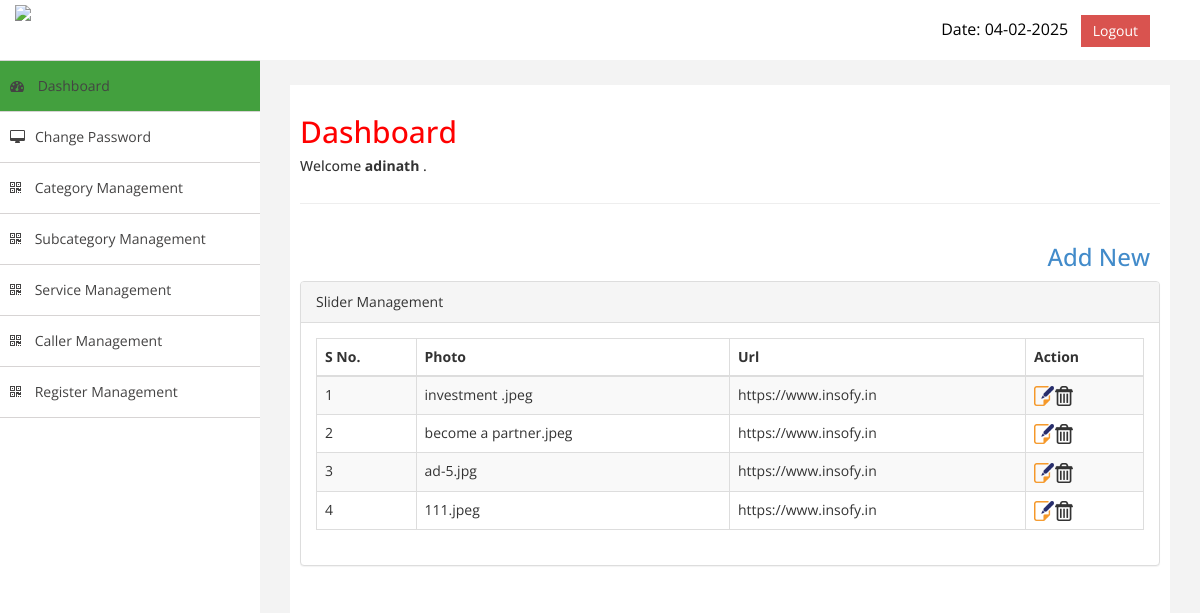
The page /secure_panel_adinath/slider-mgmt.php (signed in) on the database its author committed.
### tables this page shows
CREATE TABLE `slider` (
  `id` int(11) NOT NULL,
  `photo` varchar(255) NOT NULL,
  `url` varchar(255) NOT NULL,
  `status` varchar(30) NOT NULL
);

### secure_panel_adinath/com/sqlConnection.php (called while the page is built, shortened)
<?php
  class sqlConnection {
	  private $conn;
	  public function __construct(){
	  $this->host = "localhost";
		  $this->user = "root";
		  $this->pass = '$lRP$~gH+~F4';
		  $this->database = "tenac4dh_adinath";
		 $conn=$this->conn = mysqli_connect( $this->host,$this->user,$this->pass,$this->database) or die( "<center><span style='color:red; !!!</span></center>" );
	  }
	  public function fireQuery( $qry ) {
		  if( !empty( $qry ) ) {
			  $this->query = mysqli_query($this->conn, $qry );
			  return $this->query;
		  }
		  else {
			  die( "<center><span style='color:red; font-weight:bold'>Database Table Error !!!</span></center>" );
		  }
	  }
	  public function fetchAssoc( $param ){
			  if(!empty( $param ) ){
				  if( mysqli_num_rows( $param ) > 0 ) {
					  while( $rs = mysqli_fetch_assoc( $param ) ) {
					  $arr[] = $rs;
					  }
				  return $arr;
			  } else {
				 return NULL;
			  }
		  }
	  }
  }
?>

### secure_panel_adinath/com/functions.php (called while the page is built, shortened)
<?php
	function siteEncrypt( $txt ){
		return base64_encode( trim( $txt ) );
	}
?>

### secure_panel_adinath/slider-mgmt.php (the view, shortened to what this page needs)
<?php include_once("inc/header.php");
include_once("com/Slider.php");
?>
<div class="quick" style=""><a href="add-edit-slider.php?action=add"  style="float:right; padding-right:10px;"><h3>Add New</h3></a></div>
            <div class="row">
                <div class="col-md-12">
                    <div class="panel panel-default">
                        <div class="panel-heading">
                             Slider Management                           </div>
                        <div class="panel-body">
                            <div class="table-responsive">
                                <table class="table table-striped table-bordered table-hover" id="dataTables-example">
                                    <thead>
                                        <tr>
                                            <th>S No.</th>
                                            <th>Photo</th>
                                            <th>Url</th>
                                            <th>Action</th>
                                        </tr>
                                    </thead>
                                    <tbody>
                                        <?php
            $select = $db->fetchAssoc($db->fireQuery("select * from `slider` order by id desc"));
            for($i=0;$i<count($select);$i++) {
	    ?>
                                        <tr class="odd gradeX">
                                            <td><?php echo $i+1;?></td>
                                           <td><?php echo $select[$i]['photo'];?></td>
                                           <td><?php echo $select[$i]['url'];?></td>
										     <td class="center"><a href="add-edit-slider.php?action=edit&&id=<?php echo siteEncrypt($select[$i]["id"]);?>" style="background-image: none;float: left;"><img src="images/edit_icon.png" alt="Edit" title="Edit" /></a>
               <?php if($_SESSION['admin-type']!='Editor'){?> <a href="slider-mgmt.php?action=delete&&id=<?php echo siteEncrypt($select[$i]["id"]);?>"  style="background-image: none;float: left;"><img src="images/delete_icon.png" alt="Edit" title="Edit" /></a>  <?php } ?> </td>
                                        </tr><?php } ?>
                                         </tbody>
                                </table>
                            </div>
                        </div>
                    </div>
                </div>
            </div>
        </div>
    </div>
            </div>
</body>
</html>

### secure_panel_adinath/assets/css/custom.css (style rules this page uses)
body { font-family: 'Open Sans', sans-serif; }

### rows shown on the page
slider: photo "investment .jpeg", url "https://www.insofy.in"
slider: photo "become a partner.jpeg", url "https://www.insofy.in"
slider: photo "ad-5.jpg", url "https://www.insofy.in"
slider: photo "111.jpeg", url "https://www.insofy.in"

### other values the page prints
$_SESSION['username'] "adinath"
